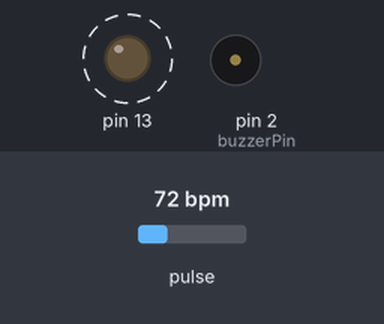
Recording of a sketch running on a simulated Arduino Uno, built with avr-gcc and run on an emulated ATmega328P. Shown: output pins drawn as LEDs (lit = HIGH), buzzer (waves = sounding). Dashed ring = blinking. The inputs (shaded band) are chosen by the test bench; at power-on: pulse 72 bpm. What the sketch prints to the serial monitor is not drawn.

Above: at 1.2 s.
1.3 s: pulse set to 42 bpm
At 2.8 s:
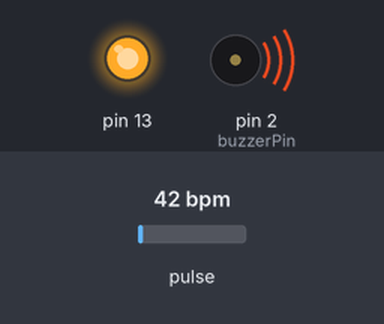
4.3 s: pulse set to 100 bpm
At 4.86 s:
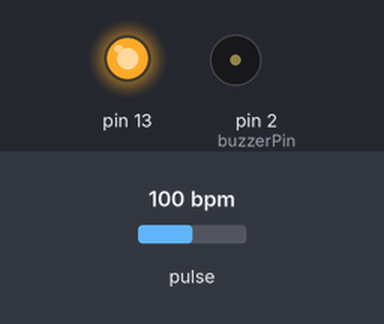
7.3 s: pulse set to 59 bpm
At 8.8 s:
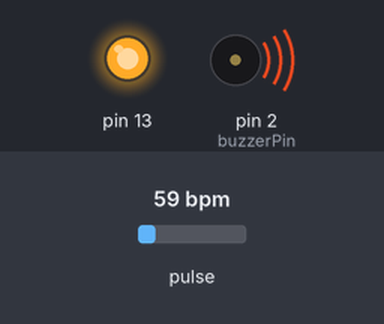
10.3 s: pulse set to 130 bpm
At 11.86 s:
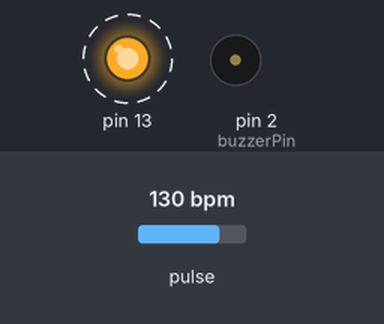
Timing chart, 0 to 14.3 s (numbered marks = the images above; inputs shaded):
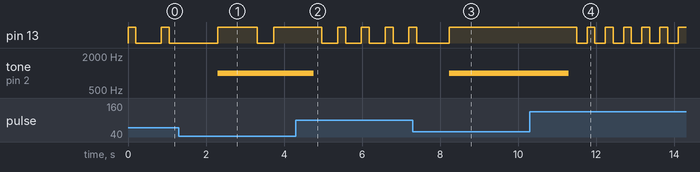

The sketch:

pulsecheck.ino
```cpp
#define USE_ARDUINO_INTERRUPTS true    // Set-up low-level interrupts for most acurate BPM math.
#include <PulseSensorPlayground.h>     // Includes the PulseSensorPlayground Library.

//  Variables
const int PulseWire = 0;       // PulseSensor PURPLE WIRE connected to ANALOG PIN 0
const int LED13 = 13;          // The on-board Arduino LED, close to PIN 13.
int Threshold = 550;           // Determine which Signal to "count as a beat" and which to ignore.
                               // Use the "Gettting Started Project" to fine-tune Threshold Value beyond default setting.
                               // Otherwise leave the default "550" value.
const int buzzerPin = 2;       // Pin number for the buzzer

PulseSensorPlayground pulseSensor;  // Creates an instance of the PulseSensorPlayground object called "pulseSensor"


void setup() {

  Serial.begin(9600);          // For Serial Monitor
  pinMode(buzzerPin, OUTPUT);  // Set buzzer pin as an output

  // Configure the PulseSensor object, by assigning our variables to it.
  pulseSensor.analogInput(PulseWire);
  pulseSensor.blinkOnPulse(LED13);       //auto-magically blink Arduino's LED with heartbeat.
  pulseSensor.setThreshold(Threshold);


   if (pulseSensor.begin()) {
    Serial.println("We created a pulseSensor Object !");  //This prints one time at Arduino power-up,  or on Arduino reset.
  }
}


void loop() {

 int myBPM = pulseSensor.getBeatsPerMinute();  // Calls function on our pulseSensor object that returns BPM as an "int".
                                               // "myBPM" hold this BPM value now.

if (pulseSensor.sawStartOfBeat()) {            // Constantly test to see if "a beat happened".
 Serial.println("♥  A HeartBeat Happened ! "); // If test is "true", print a message "a heartbeat happened".
 Serial.print("BPM: ");                        // Print phrase "BPM: "
 Serial.println(myBPM);                        // Print the value inside of myBPM.

  if(myBPM<60){
  tone(buzzerPin, 1000);
  delay(1000);// Check if BPM is less than 60
} else {
  noTone(buzzerPin);

}
}

  delay(20);

}

//int buzzerPin = 2; // pin number connected to the buzzer
//
//void setup() {
//  pinMode(buzzerPin, OUTPUT); // declare the pin as an output pin
//}
//
//void loop() {
//  digitalWrite(buzzerPin, HIGH); // turn the buzzer on
//  tone(buzzerPin, 450);
//  delay(1000); // wait for 1 second
//  digitalWrite(buzzerPin, LOW); // turn the buzzer off
//  noTone(buzzerPin);
//  delay(1000); // wait for 1 second
//}
```

Measured:
- after the input at 1.3 s, tone on pin 2 (buzzerPin): silent → 1000 Hz after 0.99 s
- after the input at 4.3 s, pin 13: alternates HIGH for 0.20 s and LOW for 0.41 s, starting after 0.67 s; tone on pin 2 (buzzerPin): 1000 Hz → silent after 0.46 s
- after the input at 7.3 s, tone on pin 2 (buzzerPin): silent → 1000 Hz after 0.94 s
- after the input at 10.3 s, pin 13: alternates HIGH for 0.20 s and LOW for 0.26 s, starting after 1.2 s; tone on pin 2 (buzzerPin): 1000 Hz → silent after 1.0 s
